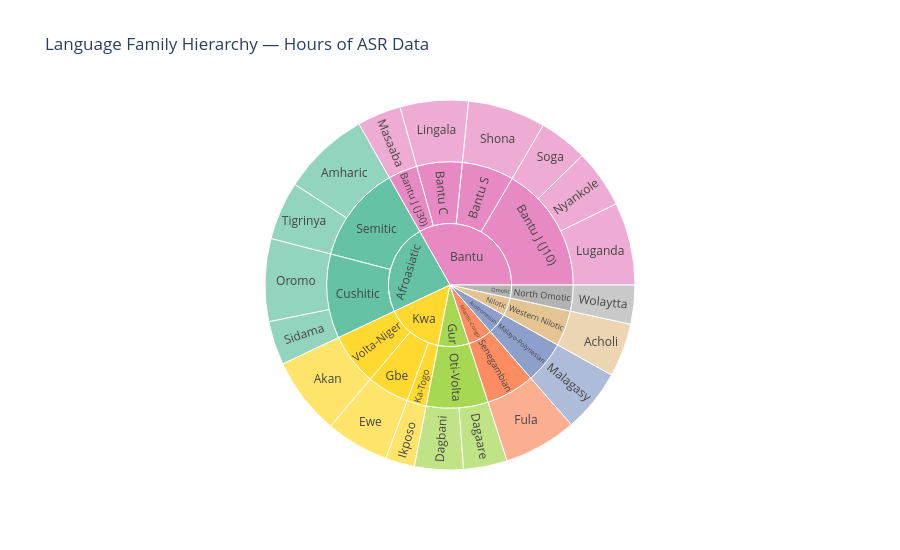

Here is the notebook cell this chart was saved with:
### Markdown cell above
---
## 5. Language Family Analysis

WAXAL spans 7+ language families. Understanding these groupings is critical for cross-lingual transfer.

### Code cell
# ============================================================
# Cell 11: Language Family Distribution
# ============================================================

family_stats = con.execute("""
    SELECT family, subfamily,
           COUNT(*) as n_languages,
           SUM(est_hours) as total_hours,
           ROUND(SUM(speakers_millions), 1) as total_speakers_m,
           STRING_AGG(language, ', ' ORDER BY language) as languages
    FROM asr_catalog
    GROUP BY family, subfamily
    ORDER BY total_hours DESC
""").fetchdf()

display(family_stats)

# Sunburst chart
fig = px.sunburst(
    asr_catalog,
    path=['family', 'subfamily', 'language'],
    values='est_hours',
    color='family',
    color_discrete_sequence=px.colors.qualitative.Set2,
    title='Language Family Hierarchy — Hours of ASR Data',
)
fig.update_layout(height=550)
fig.show()

### Figure 1 — Plotly figure (JSON) as saved in the notebook; plotly's stock layout.template omitted (floating-point values rounded to 4 significant figures)
{"data": [{"branchvalues": "total", "customdata": [["Afroasiatic"], ["Afroasiatic"], ["Afroasiatic"], ["Afroasiatic"], ["Afroasiatic"], ["Afroasiatic"], ["Afroasiatic"], ["Atlantic-Congo"], ["Atlantic-Congo"], ["Atlantic-Congo"], ["Austronesian"], ["Austronesian"], ["Austronesian"], ["Bantu"], ["Bantu"], ["Bantu"], ["Bantu"], ["Bantu"], ["Bantu"], ["Bantu"], ["Bantu"], ["Bantu"], ["Bantu"], ["Bantu"], ["Gur"], ["Gur"], ["Gur"], ["Gur"], ["Kwa"], ["Kwa"], ["Kwa"], ["Kwa"], ["Kwa"], ["Kwa"], ["Kwa"], ["Nilotic"], ["Nilotic"], ["Nilotic"], ["Omotic"], ["Omotic"], ["Omotic"]], "domain": {"x": [0, 1], "y": [0, 1]}, "hovertemplate": "labels=%{label}<br>est_hours=%{value}<br>parent=%{parent}<br>id=%{id}<br>family=%{customdata[0]}<extra></extra>", "ids": ["Afroasiatic/Semitic/Tigrinya", "Afroasiatic/Cushitic", "Afroasiatic/Semitic", "Afroasiatic", "Afroasiatic/Cushitic/Sidama", "Afroasiatic/Semitic/Amharic", "Afroasiatic/Cushitic/Oromo", "Atlantic-Congo/Senegambian", "Atlantic-Congo", "Atlantic-Congo/Senegambian/Fula", "Austronesian/Malayo-Polynesian", "Austronesian", "Austronesian/Malayo-Polynesian/Malagasy", "Bantu/Bantu S", "Bantu/Bantu C", "Bantu/Bantu J (J30)", "Bantu/Bantu J (J10)", "Bantu", "Bantu/Bantu C/Lingala", "Bantu/Bantu J (J10)/Luganda", "Bantu/Bantu J (J30)/Masaaba", "Bantu/Bantu S/Shona", "Bantu/Bantu J (J10)/Nyankole", "Bantu/Bantu J (J10)/Soga", "Gur", "Gur/Oti-Volta/Dagaare", "Gur/Oti-Volta/Dagbani", "Gur/Oti-Volta", "Kwa", "Kwa/Gbe/Ewe", "Kwa/Gbe", "Kwa/Volta-Niger", "Kwa/Ka-Togo/Ikposo", "Kwa/Volta-Niger/Akan", "Kwa/Ka-Togo", "Nilotic/Western Nilotic/Acholi", "Nilotic/Western Nilotic", "Nilotic", "Omotic/North Omotic", "Omotic/North Omotic/Wolaytta", "Omotic"], "labels": ["Tigrinya", "Cushitic", "Semitic", "Afroasiatic", "Sidama", "Amharic", "Oromo", "Senegambian", "Atlantic-Congo", "Fula", "Malayo-Polynesian", "Austronesian", "Malagasy", "Bantu S", "Bantu C", "Bantu J (J30)", "Bantu J (J10)", "Bantu", "Lingala", "Luganda", "Masaaba", "Shona", "Nyankole", "Soga", "Gur", "Dagaare", "Dagbani", "Oti-Volta", "Kwa", "Ewe", "Gbe", "Volta-Niger", "Ikposo", "Akan", "Ka-Togo", "Acholi", "Western Nilotic", "Nilotic", "North Omotic", "Wolaytta", "Omotic"], "marker": {"colors": ["rgb(102,194,165)", "rgb(102,194,165)", "rgb(102,194,165)", "rgb(102,194,165)", "rgb(102,194,165)", "rgb(102,194,165)", "rgb(102,194,165)", "rgb(252,141,98)", "rgb(252,141,98)", "rgb(252,141,98)", "rgb(141,160,203)", "rgb(141,160,203)", "rgb(141,160,203)", "rgb(231,138,195)", "rgb(231,138,195)", "rgb(231,138,195)", "rgb(231,138,195)", "rgb(231,138,195)", "rgb(231,138,195)", "rgb(231,138,195)", "rgb(231,138,195)", "rgb(231,138,195)", "rgb(231,138,195)", "rgb(231,138,195)", "rgb(166,216,84)", "rgb(166,216,84)", "rgb(166,216,84)", "rgb(166,216,84)", "rgb(255,217,47)", "rgb(255,217,47)", "rgb(255,217,47)", "rgb(255,217,47)", "rgb(255,217,47)", "rgb(255,217,47)", "rgb(255,217,47)", "rgb(229,196,148)", "rgb(229,196,148)", "rgb(229,196,148)", "rgb(179,179,179)", "rgb(179,179,179)", "rgb(179,179,179)"]}, "name": "", "parents": ["Afroasiatic/Semitic", "Afroasiatic", "Afroasiatic", "", "Afroasiatic/Cushitic", "Afroasiatic/Semitic", "Afroasiatic/Cushitic", "Atlantic-Congo", "", "Atlantic-Congo/Senegambian", "Austronesian", "", "Austronesian/Malayo-Polynesian", "Bantu", "Bantu", "Bantu", "Bantu", "", "Bantu/Bantu C", "Bantu/Bantu J (J10)", "Bantu/Bantu J (J30)", "Bantu/Bantu S", "Bantu/Bantu J (J10)", "Bantu/Bantu J (J10)", "", "Gur/Oti-Volta", "Gur/Oti-Volta", "Gur", "", "Kwa/Gbe", "Kwa", "Kwa", "Kwa/Ka-Togo", "Kwa/Volta-Niger", "Kwa", "Nilotic/Western Nilotic", "Nilotic", "", "Omotic", "Omotic/North Omotic", ""], "type": "sunburst", "values": [60.0, 130.0, 150.0, 280.0, 45.0, 90.0, 85.0, 75.0, 75.0, 75.0, 65.0, 65.0, 65.0, 80.0, 70.0, 45.0, 195.0, 390.0, 70.0, 85.0, 45.0, 80.0, 60.0, 50.0, 95.0, 45.0, 50.0, 95.0, 175.0, 65.0, 65.0, 80.0, 30.0, 80.0, 30.0, 55.0, 55.0, 55.0, 40.0, 40.0, 40.0]}], "layout": {"height": 550, "legend": {"tracegroupgap": 0}, "sunburstcolorway": ["rgb(102,194,165)", "rgb(252,141,98)", "rgb(141,160,203)", "rgb(231,138,195)", "rgb(166,216,84)", "rgb(255,217,47)", "rgb(229,196,148)", "rgb(179,179,179)"], "title": {"text": "Language Family Hierarchy — Hours of ASR Data"}}}
